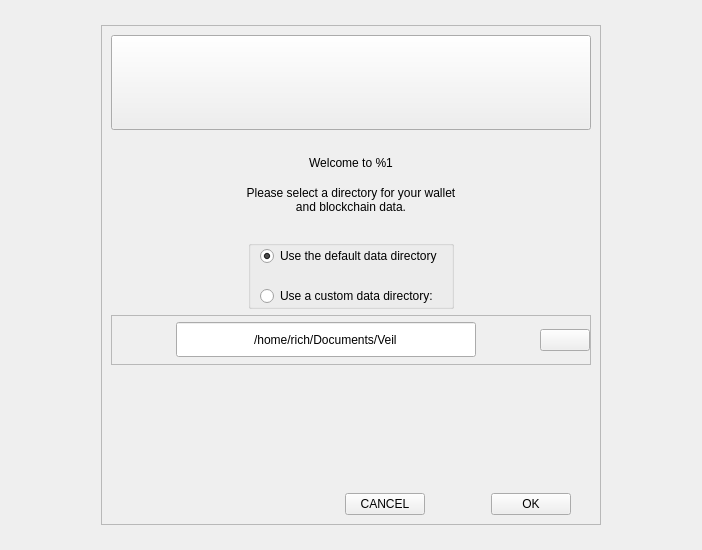
<?xml version="1.0" encoding="UTF-8"?>
<ui version="4.0">
 <class>Intro</class>
 <widget class="QDialog" name="Intro">
  <property name="geometry">
   <rect>
    <x>0</x>
    <y>0</y>
    <width>702</width>
    <height>550</height>
   </rect>
  </property>
  <property name="windowTitle">
   <string>Welcome</string>
  </property>
  <layout class="QVBoxLayout" name="verticalLayout">
   <property name="leftMargin">
    <number>0</number>
   </property>
   <property name="topMargin">
    <number>0</number>
   </property>
   <property name="rightMargin">
    <number>0</number>
   </property>
   <property name="bottomMargin">
    <number>0</number>
   </property>
   <item>
    <widget class="QFrame" name="frame">
     <property name="minimumSize">
      <size>
       <width>0</width>
       <height>0</height>
      </size>
     </property>
     <property name="maximumSize">
      <size>
       <width>16777215</width>
       <height>16777215</height>
      </size>
     </property>
     <property name="autoFillBackground">
      <bool>false</bool>
     </property>
     <property name="frameShape">
      <enum>QFrame::NoFrame</enum>
     </property>
     <property name="frameShadow">
      <enum>QFrame::Plain</enum>
     </property>
     <property name="lineWidth">
      <number>0</number>
     </property>
     <layout class="QVBoxLayout" name="verticalLayout_2">
      <item alignment="Qt::AlignHCenter|Qt::AlignVCenter">
       <widget class="QFrame" name="frame2">
        <property name="minimumSize">
         <size>
          <width>500</width>
          <height>500</height>
         </size>
        </property>
        <property name="maximumSize">
         <size>
          <width>500</width>
          <height>500</height>
         </size>
        </property>
        <property name="autoFillBackground">
         <bool>false</bool>
        </property>
        <property name="frameShape">
         <enum>QFrame::StyledPanel</enum>
        </property>
        <property name="frameShadow">
         <enum>QFrame::Raised</enum>
        </property>
        <property name="lineWidth">
         <number>0</number>
        </property>
        <layout class="QVBoxLayout" name="verticalLayout_4">
         <item>
          <widget class="QPushButton" name="pushButton">
           <property name="minimumSize">
            <size>
             <width>150</width>
             <height>95</height>
            </size>
           </property>
           <property name="focusPolicy">
            <enum>Qt::NoFocus</enum>
           </property>
           <property name="text">
            <string/>
           </property>
           <property name="icon">
            <iconset resource="../veil.qrc">
             <normaloff>:/icons/simbol-png</normaloff>:/icons/simbol-png</iconset>
           </property>
           <property name="iconSize">
            <size>
             <width>106</width>
             <height>92</height>
            </size>
           </property>
          </widget>
         </item>
         <item>
          <spacer name="verticalSpacer_2">
           <property name="orientation">
            <enum>Qt::Vertical</enum>
           </property>
           <property name="sizeHint" stdset="0">
            <size>
             <width>20</width>
             <height>40</height>
            </size>
           </property>
          </spacer>
         </item>
         <item>
          <widget class="QLabel" name="welcomeLabel">
           <property name="maximumSize">
            <size>
             <width>16777215</width>
             <height>40</height>
            </size>
           </property>
           <property name="text">
            <string>Welcome to %1</string>
           </property>
           <property name="alignment">
            <set>Qt::AlignCenter</set>
           </property>
          </widget>
         </item>
         <item>
          <spacer name="verticalSpacer_6">
           <property name="orientation">
            <enum>Qt::Vertical</enum>
           </property>
           <property name="sizeType">
            <enum>QSizePolicy::Fixed</enum>
           </property>
           <property name="sizeHint" stdset="0">
            <size>
             <width>20</width>
             <height>10</height>
            </size>
           </property>
          </spacer>
         </item>
         <item>
          <widget class="QLabel" name="label_2">
           <property name="text">
            <string>Please select a directory for your wallet
and blockchain data.</string>
           </property>
           <property name="alignment">
            <set>Qt::AlignCenter</set>
           </property>
          </widget>
         </item>
         <item>
          <spacer name="verticalSpacer">
           <property name="orientation">
            <enum>Qt::Vertical</enum>
           </property>
           <property name="sizeType">
            <enum>QSizePolicy::Fixed</enum>
           </property>
           <property name="sizeHint" stdset="0">
            <size>
             <width>20</width>
             <height>20</height>
            </size>
           </property>
          </spacer>
         </item>
         <item alignment="Qt::AlignHCenter">
          <widget class="QGroupBox" name="groupBox">
           <property name="maximumSize">
            <size>
             <width>400</width>
             <height>16777215</height>
            </size>
           </property>
           <property name="autoFillBackground">
            <bool>false</bool>
           </property>
           <property name="title">
            <string/>
           </property>
           <layout class="QVBoxLayout" name="verticalLayout_3">
            <property name="spacing">
             <number>20</number>
            </property>
            <property name="topMargin">
             <number>0</number>
            </property>
            <property name="bottomMargin">
             <number>0</number>
            </property>
            <item alignment="Qt::AlignLeft">
             <widget class="QRadioButton" name="dataDirDefault">
              <property name="focusPolicy">
               <enum>Qt::NoFocus</enum>
              </property>
              <property name="text">
               <string>Use the default data directory</string>
              </property>
              <property name="checked">
               <bool>true</bool>
              </property>
             </widget>
            </item>
            <item alignment="Qt::AlignLeft">
             <widget class="QRadioButton" name="dataDirCustom">
              <property name="focusPolicy">
               <enum>Qt::NoFocus</enum>
              </property>
              <property name="text">
               <string>Use a custom data directory:</string>
              </property>
             </widget>
            </item>
           </layout>
          </widget>
         </item>
         <item>
          <widget class="QFrame" name="frame_2">
           <property name="minimumSize">
            <size>
             <width>0</width>
             <height>50</height>
            </size>
           </property>
           <property name="layoutDirection">
            <enum>Qt::LeftToRight</enum>
           </property>
           <property name="frameShape">
            <enum>QFrame::StyledPanel</enum>
           </property>
           <property name="frameShadow">
            <enum>QFrame::Raised</enum>
           </property>
           <layout class="QHBoxLayout" name="horizontalLayout_4" stretch="4,0">
            <property name="spacing">
             <number>0</number>
            </property>
            <property name="leftMargin">
             <number>0</number>
            </property>
            <property name="topMargin">
             <number>0</number>
            </property>
            <property name="rightMargin">
             <number>0</number>
            </property>
            <property name="bottomMargin">
             <number>0</number>
            </property>
            <item alignment="Qt::AlignHCenter|Qt::AlignVCenter">
             <widget class="QLineEdit" name="dataDirectory">
              <property name="sizePolicy">
               <sizepolicy hsizetype="Maximum" vsizetype="Fixed">
                <horstretch>0</horstretch>
                <verstretch>0</verstretch>
               </sizepolicy>
              </property>
              <property name="minimumSize">
               <size>
                <width>300</width>
                <height>35</height>
               </size>
              </property>
              <property name="maximumSize">
               <size>
                <width>300</width>
                <height>16777215</height>
               </size>
              </property>
              <property name="focusPolicy">
               <enum>Qt::StrongFocus</enum>
              </property>
              <property name="text">
               <string>/home/rich/Documents/Veil</string>
              </property>
              <property name="cursorPosition">
               <number>25</number>
              </property>
              <property name="alignment">
               <set>Qt::AlignCenter</set>
              </property>
             </widget>
            </item>
            <item alignment="Qt::AlignLeft|Qt::AlignVCenter">
             <widget class="QPushButton" name="ellipsisButton">
              <property name="sizePolicy">
               <sizepolicy hsizetype="Minimum" vsizetype="Fixed">
                <horstretch>0</horstretch>
                <verstretch>0</verstretch>
               </sizepolicy>
              </property>
              <property name="minimumSize">
               <size>
                <width>50</width>
                <height>0</height>
               </size>
              </property>
              <property name="maximumSize">
               <size>
                <width>50</width>
                <height>16777215</height>
               </size>
              </property>
              <property name="focusPolicy">
               <enum>Qt::NoFocus</enum>
              </property>
              <property name="text">
               <string/>
              </property>
              <property name="icon">
               <iconset resource="../veil.qrc">
                <normaloff>:/icons/ic-folder-png</normaloff>:/icons/ic-folder-png</iconset>
              </property>
             </widget>
            </item>
           </layout>
          </widget>
         </item>
         <item>
          <spacer name="verticalSpacer_7">
           <property name="orientation">
            <enum>Qt::Vertical</enum>
           </property>
           <property name="sizeHint" stdset="0">
            <size>
             <width>20</width>
             <height>40</height>
            </size>
           </property>
          </spacer>
         </item>
         <item>
          <spacer name="verticalSpacer_5">
           <property name="orientation">
            <enum>Qt::Vertical</enum>
           </property>
           <property name="sizeHint" stdset="0">
            <size>
             <width>20</width>
             <height>40</height>
            </size>
           </property>
          </spacer>
         </item>
         <item alignment="Qt::AlignHCenter">
          <widget class="QLabel" name="errorMessage">
           <property name="text">
            <string/>
           </property>
          </widget>
         </item>
         <item>
          <spacer name="verticalSpacer_4">
           <property name="orientation">
            <enum>Qt::Vertical</enum>
           </property>
           <property name="sizeHint" stdset="0">
            <size>
             <width>20</width>
             <height>40</height>
            </size>
           </property>
          </spacer>
         </item>
         <item alignment="Qt::AlignHCenter">
          <widget class="QLabel" name="freeSpace">
           <property name="text">
            <string/>
           </property>
          </widget>
         </item>
         <item>
          <spacer name="verticalSpacer_8">
           <property name="orientation">
            <enum>Qt::Vertical</enum>
           </property>
           <property name="sizeHint" stdset="0">
            <size>
             <width>20</width>
             <height>40</height>
            </size>
           </property>
          </spacer>
         </item>
         <item>
          <layout class="QHBoxLayout" name="horizontalLayout_2" stretch="50,2,0,2,0">
           <item>
            <spacer name="horizontalSpacer_2">
             <property name="orientation">
              <enum>Qt::Horizontal</enum>
             </property>
             <property name="sizeHint" stdset="0">
              <size>
               <width>40</width>
               <height>20</height>
              </size>
             </property>
            </spacer>
           </item>
           <item>
            <widget class="QPushButton" name="btnEsc">
             <property name="focusPolicy">
              <enum>Qt::NoFocus</enum>
             </property>
             <property name="text">
              <string>CANCEL</string>
             </property>
            </widget>
           </item>
           <item>
            <spacer name="horizontalSpacer_4">
             <property name="orientation">
              <enum>Qt::Horizontal</enum>
             </property>
             <property name="sizeType">
              <enum>QSizePolicy::Fixed</enum>
             </property>
             <property name="sizeHint" stdset="0">
              <size>
               <width>60</width>
               <height>20</height>
              </size>
             </property>
            </spacer>
           </item>
           <item>
            <widget class="QPushButton" name="btnSave">
             <property name="focusPolicy">
              <enum>Qt::NoFocus</enum>
             </property>
             <property name="text">
              <string>OK</string>
             </property>
            </widget>
           </item>
           <item>
            <spacer name="horizontalSpacer">
             <property name="orientation">
              <enum>Qt::Horizontal</enum>
             </property>
             <property name="sizeHint" stdset="0">
              <size>
               <width>20</width>
               <height>20</height>
              </size>
             </property>
            </spacer>
           </item>
          </layout>
         </item>
        </layout>
       </widget>
      </item>
     </layout>
    </widget>
   </item>
  </layout>
 </widget>
 <resources/>
 <connections/>
</ui>
